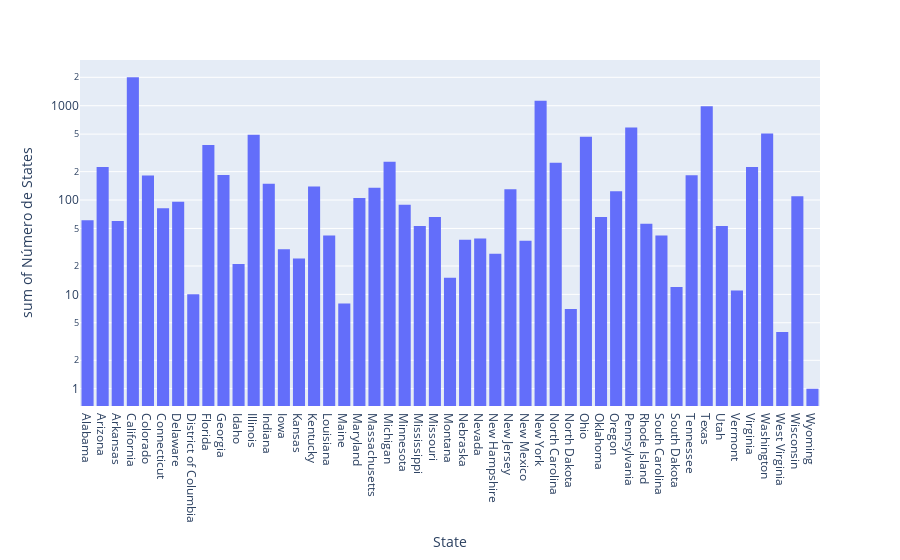

This figure's notebook cell:
### Code cell
fig = px.histogram(df5, x="State", y='Número de States')
fig.update_layout(yaxis_type="log")
fig.show()

### Figure 1 — Plotly figure (JSON) as saved in the notebook; plotly's stock layout.template omitted (floating-point values rounded to 4 significant figures)
{"data": [{"alignmentgroup": "True", "bingroup": "x", "histfunc": "sum", "hovertemplate": "State=%{x}<br>sum of Número de States=%{y}<extra></extra>", "legendgroup": "", "marker": {"color": "#636efa", "pattern": {"shape": ""}}, "name": "", "offsetgroup": "", "orientation": "v", "showlegend": false, "type": "histogram", "x": ["Alabama", "Arizona", "Arkansas", "California", "Colorado", "Connecticut", "Delaware", "District of Columbia", "Florida", "Georgia", "Idaho", "Illinois", "Indiana", "Iowa", "Kansas", "Kentucky", "Louisiana", "Maine", "Maryland", "Massachusetts", "Michigan", "Minnesota", "Mississippi", "Missouri", "Montana", "Nebraska", "Nevada", "New Hampshire", "New Jersey", "New Mexico", "New York", "North Carolina", "North Dakota", "Ohio", "Oklahoma", "Oregon", "Pennsylvania", "Rhode Island", "South Carolina", "South Dakota", "Tennessee", "Texas", "Utah", "Vermont", "Virginia", "Washington", "West Virginia", "Wisconsin", "Wyoming"], "xaxis": "x", "y": [61, 224, 60, 2001, 182, 82, 96, 10, 383, 184, 21, 492, 149, 30, 24, 139, 42, 8, 105, 135, 255, 89, 53, 66, 15, 38, 39, 27, 130, 37, 1128, 249, 7, 469, 66, 124, 587, 56, 42, 12, 183, 985, 53, 11, 224, 506, 4, 110, 1], "yaxis": "y"}], "layout": {"barmode": "relative", "legend": {"tracegroupgap": 0}, "margin": {"t": 60}, "xaxis": {"anchor": "y", "domain": [0, 1], "title": {"text": "State"}}, "yaxis": {"anchor": "x", "domain": [0, 1], "title": {"text": "sum of Número de States"}, "type": "log"}}}
